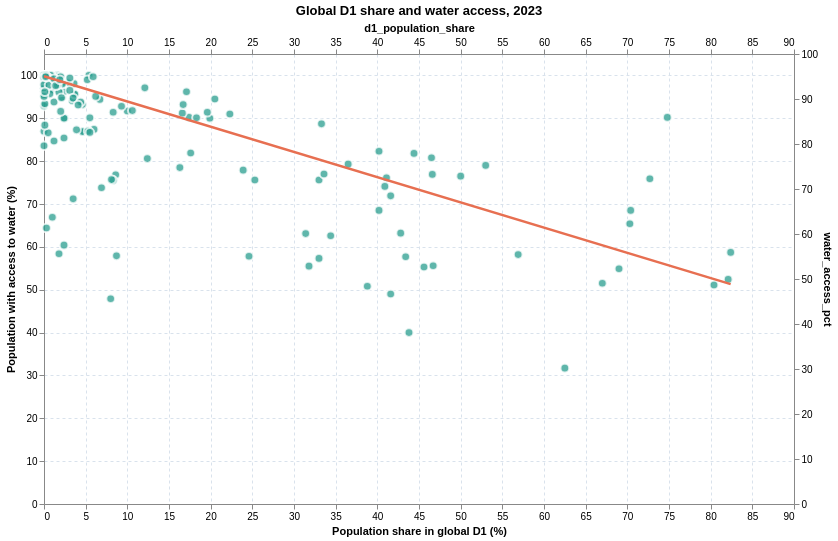

The code cell stored with this chart in its notebook:
### Markdown cell above
## 11. Scatter Plot: Global D1 Share and Water Access

The scatter plot below shows the latest available year. Each point is a country; the line summarizes the overall linear association in that year.

### Code cell
scatter_year = int(correlation_data['year'].max())
scatter_data = correlation_data.loc[
    correlation_data['year'].eq(scatter_year)
].copy()

scatter_points = (
    alt.Chart(scatter_data)
    .mark_circle(size=75, opacity=0.75, color='#2a9d8f', stroke='white')
    .encode(
        x=alt.X(
            'd1_population_share:Q',
            title='Population share in global D1 (%)',
            scale=alt.Scale(zero=False),
        ),
        y=alt.Y(
            'water_access_pct:Q',
            title='Population with access to water (%)',
            scale=alt.Scale(domain=[0, 105]),
        ),
        tooltip=[
            alt.Tooltip('code:N', title='Economy'),
            alt.Tooltip('d1_population_share:Q', title='Global D1 share (%)', format='.1f'),
            alt.Tooltip('water_access_pct:Q', title='Water access (%)', format='.1f'),
        ],
    )
    .properties(
        width=750,
        height=450,
        title=f'Global D1 share and water access, {scatter_year}',
    )
)

scatter_trend = (
    alt.Chart(scatter_data)
    .transform_regression(
        'd1_population_share',
        'water_access_pct',
    )
    .mark_line(color='#e76f51', strokeWidth=2.5)
    .encode(
        x='d1_population_share:Q',
        y='water_access_pct:Q',
    )
)

display(
    (scatter_points + scatter_trend)
    .configure_view(stroke=None)
    .configure_axis(grid=True, gridColor='#d9e2ec', gridDash=[3, 3])
    .resolve_scale(x='independent', y='independent')
 )

### Figure 1 — Vega-Lite specification as saved in the notebook (floating-point values rounded to 4 significant figures; data arrays with more than 128 entries replaced by an {"elided": "..."} marker saying what was removed)
{"config": {"view": {"continuousWidth": 300, "continuousHeight": 300, "stroke": null}, "axis": {"grid": true, "gridColor": "#d9e2ec", "gridDash": [3, 3]}}, "layer": [{"mark": {"type": "circle", "color": "#2a9d8f", "opacity": 0.75, "size": 75, "stroke": "white"}, "encoding": {"tooltip": [{"field": "code", "title": "Economy", "type": "nominal"}, {"field": "d1_population_share", "format": ".1f", "title": "Global D1 share (%)", "type": "quantitative"}, {"field": "water_access_pct", "format": ".1f", "title": "Water access (%)", "type": "quantitative"}], "x": {"field": "d1_population_share", "scale": {"zero": false}, "title": "Population share in global D1 (%)", "type": "quantitative"}, "y": {"field": "water_access_pct", "scale": {"domain": [0, 105]}, "title": "Population with access to water (%)", "type": "quantitative"}}, "title": "Global D1 share and water access, 2023"}, {"mark": {"type": "line", "color": "#e76f51", "strokeWidth": 2.5}, "encoding": {"x": {"field": "d1_population_share", "type": "quantitative"}, "y": {"field": "water_access_pct", "type": "quantitative"}}, "transform": [{"on": "d1_population_share", "regression": "water_access_pct"}]}], "data": {"name": "data-a2064ef69d23a9e1a58f041a514c81fb"}, "height": 450, "resolve": {"scale": {"x": "independent", "y": "independent"}}, "width": 750, "$schema": "https://vega.github.io/schema/vega-lite/v6.4.1.json", "datasets": {"data-a2064ef69d23a9e1a58f041a514c81fb": {"elided": "186 records"}}}
